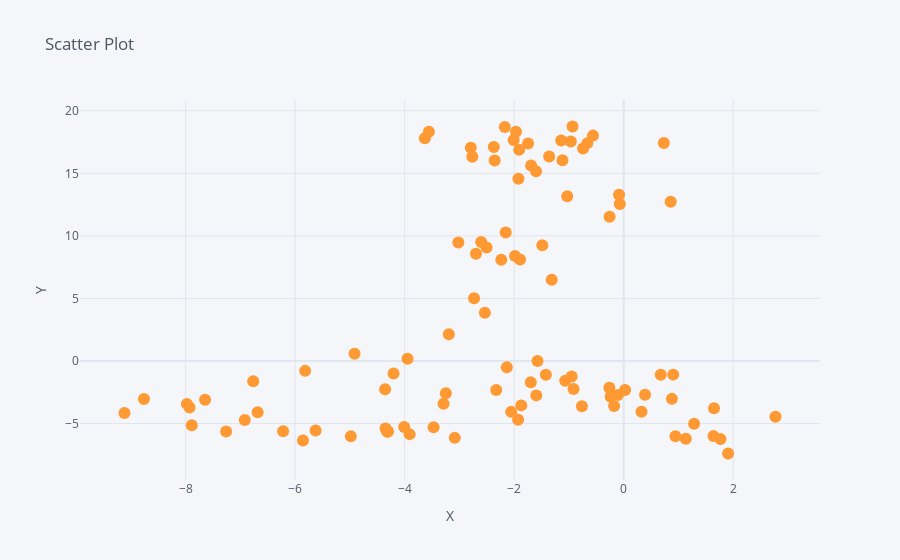

This figure's notebook cell:
### Code cell
df.iplot(kind='scatter',x='A',y='C',mode='markers',title='Scatter Plot',xTitle='X',yTitle='Y')
